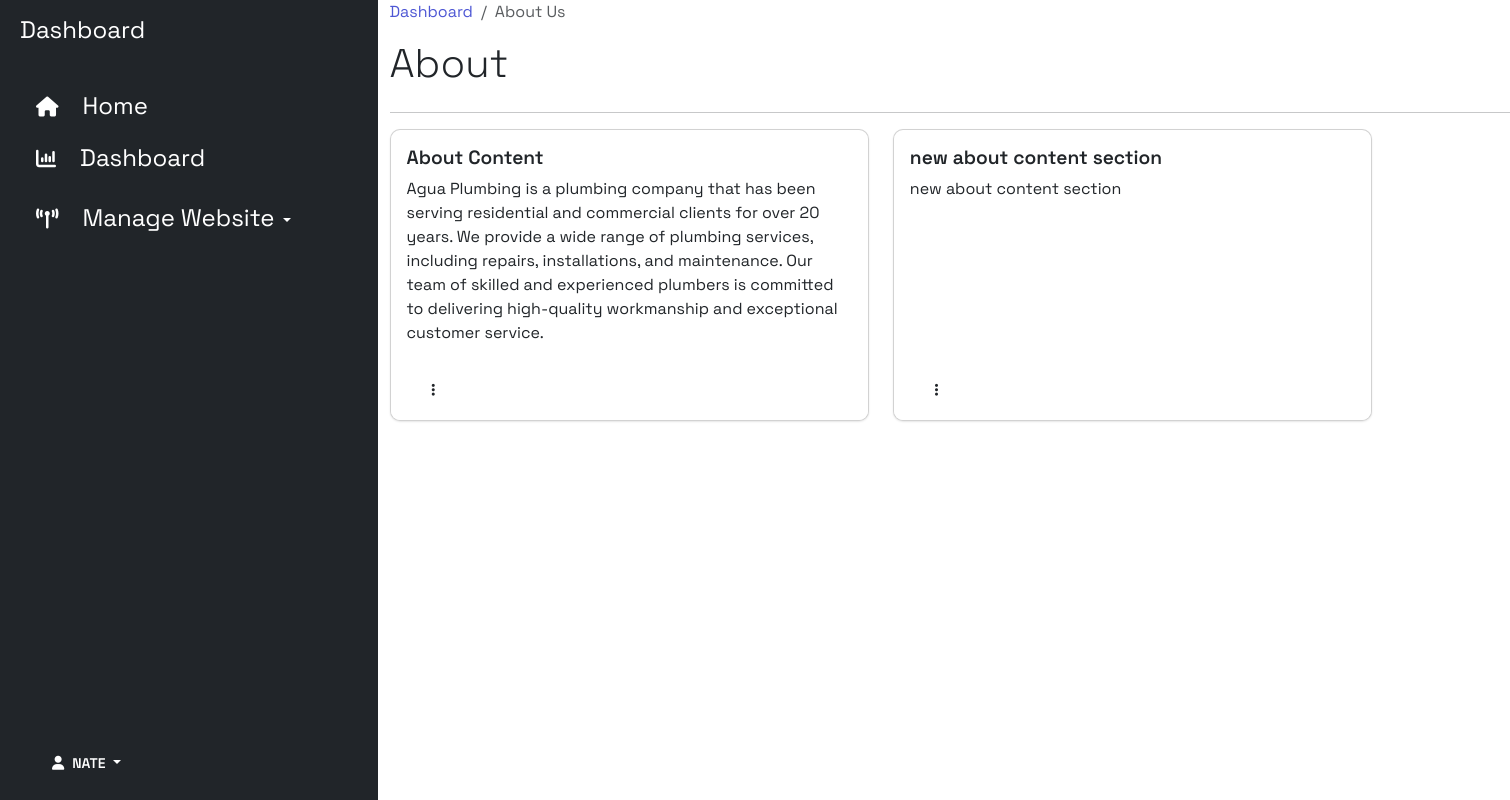
/about-list/ (signed in), run on the app's committed database.
### base/models.py (models this page shows, shortened)
class About(models.Model):
    title = models.CharField(max_length=100)
    content = models.TextField(blank=True, null=True)
    author = models.ForeignKey(User, on_delete= models.CASCADE)
    created_at = models.DateTimeField(auto_now_add= True)
    updated_at = models.DateTimeField(auto_now=True)
    slug = models.SlugField(unique=True)

### base/views.py (the view)
# urls.py: path('about-list/', AboutList.as_view(), name='about-list'),
class AboutList(LoginRequiredMixin, ListView):
    model = About
    template_name = 'about/about-list.html'
    def get_context_data(self, **kwargs):
        context = super().get_context_data(**kwargs)
        context['aboutus'] = About.objects.all()
        return context

### base/templates/about/about-list.html (shortened to what this page needs)
{% extends "base.html" %}
{% block content %}
<div class="container-fluid">
    <div class="row flex-nowrap">
        <div class="bg-dark col-auto col-md-4 col-lg-3 min-vh-100 d-flex flex-column justify-content-between">
            <div class="bg-dark p-2">
                <a href="{% url 'dashboard' %}" class="d-flex text-decoration-none align-items-center text-white mt-1">
                    <span class="fs-4 d-none d-sm-inline">Dashboard</span>
                    <ul class="nav nav-pills flex-column mt-4">
                        <li class="nav-item py-2 py-sm-0">
                            <a href="{% url 'Home' %}" class="nav-link text-white">
                                <i class="fs-5 fa fa-house"></i><span class="fs-4 d-none ms-4 d-sm-inline">Home</span>
                            </a>
                        </li>
                        <li class="nav-item py-2 py-sm-0">
                            <a href="{% url 'dashboard' %}" class="nav-link text-white">
                                <i class="fs-5 fa fa-chart-column"></i><span
                                    class="fs-4 d-none ms-4 d-sm-inline">Dashboard</span>
                            </a>
                        </li>
                        <li class="nav-item py-2 py-sm-0">
                            <div class="dropdown open">
                                <a class="border-0 text-white dropdown-toggle p-3" type="button" id="triggerId"
                                    data-bs-toggle="dropdown" aria-haspopup="true" aria-expanded="false">
                                    <i class="fs-5 fa fa-broadcast-tower"></i><span
                                        class="fs-4 d-none ms-4 d-sm-inline">Manage Website</span>
                                </a>
                            </div>
                        </li>
                    </ul>
                </a>
            </div>
            <div class="dropdown open p-3">
                <button class="btn border-0 dropdown-toggle text-white" type="button" id="triggerId"
                    data-bs-toggle="dropdown" aria-haspopup="true" aria-expanded="false">
                    <i class="fa fa-user"></i><span class="ms-2">{{request.user.username | title}}</span>
                </button>
            </div>
        </div>
        <div class="container">
            <nav aria-label="breadcrumb">
                <ol class="breadcrumb">
                    <li class="breadcrumb-item"><a href="{% url 'dashboard' %}">Dashboard</a></li>
                    <li class="breadcrumb-item active" aria-current="page">About Us</li>
                </ol>
            </nav>
            <section class="menu">
                <div class="d-flex justify-content-between">
                    <h1 class="fw-light">About</h1>
                </div>
                <hr>
                <div class="row row-cols-1 row-cols-md-3">
                    {% for about in aboutus %}
                    <div class="col-auto">
                        <div class="card project-card h-100">
                            <div class="card-body">
                                <a class="text-decoration-none" href="{% url 'about-update' about.slug %}">
                                    <h5 class="card-title">{{about.title}}</h5>
                                </a>
                                <p class="card-text">{{about.content}}</p>
                            </div>
                            <div class="card-footer border-0 bg-white">
                                <div class="d-flex justify-content-between align-items-center">
                                    <div class="text-muted">
                                        <div class="btn-group me-auto">
                                            <button class="btn rounded-5 bg-outline-secondary" type="button"
                                                id="triggerId" data-bs-toggle="dropdown" aria-haspopup="true"
                                                aria-expanded="false">
                                                <i class="fa-solid fa-ellipsis-vertical"></i>
                                            </button>
                                        </div>
                                    </div>
                                </div>
                            </div>
                        </div>
                    </div>
                    {% endfor %}
                </div>
            </section>
        </div>
    </div>
</div>
{% endblock content %}

### static/styles/main.css (style rules this page uses)
:root { --c-dark: #212529; --c-brand: #4e57d4; --c-brand-light: #6970dd; --c-brand-rgb: 78, 87, 212; --c-body: #727272; --box-shadow: 0px 15px 25px rgba(0,0,0,0.08); --transition: all 0.5s ease; }
body { font-family: 'Space Grotesk', sans-serif; }
h1, h2, h3,h4, h5, h6, .h1, .h2, .h3, .h4, .h5, .h6 { font-weight: 600; color: var(--c-dark); }
a { text-decoration: none; color: var(--c-brand); transition: var(--transition); }
.btn { font-weight: 600; font-size: 14px; text-transform: uppercase; border-radius: 0; padding: 10px 24px; }

### base/templates/about/about-list.html (style rules this page uses)
.card { box-shadow: 0px 1px 2px rgba(0, 0, 0, 0.1); border-radius: 10px; overflow: hidden; background-color: #fff; }
.card-title { font-size: 1.2rem; font-weight: 600; margin-bottom: 0.5rem; color: #212529; }
.card-body { padding: 1rem; }

### data on the page
About: title "About Content", content "Agua Plumbing is a plumbing company that has been serving residential and commercial clients for over 20 years. We provide a wide range of plumbing services, including repairs, installations, and maintenance. Our team of skilled and experienced plumbers is committed to delivering high-quality workmanship and exceptional customer service."
About: title "new about content section", content "new about content section"

### other printed values
{{ request.user.username | title }} "NATE"
